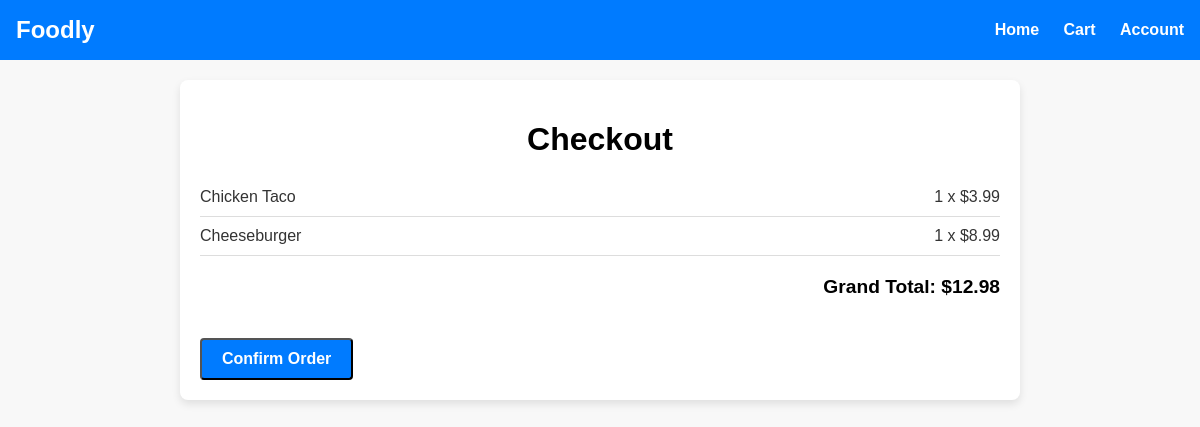
The page /checkout (signed in) on the database its author committed.
### tables this page shows
CREATE TABLE OrderItem (
    OrderItemID INTEGER PRIMARY KEY,
    OrderID INTEGER,
    MenuItemID INTEGER,
    Quantity INTEGER NOT NULL,
    ItemPrice DECIMAL(10, 2),
    TotalPrice DECIMAL(10, 2),
    FOREIGN KEY (OrderID) REFERENCES `Order`(OrderID),
    FOREIGN KEY (MenuItemID) REFERENCES MenuItem(MenuItemID)
);

CREATE TABLE MenuItem (
    MenuItemID INTEGER PRIMARY KEY,
    MenuID INTEGER,
    Name VARCHAR(100) NOT NULL,
    Description TEXT,
    Price DECIMAL(10, 2),
    AvailabilityStatus BOOLEAN DEFAULT TRUE,
    CreatedAt TIMESTAMP DEFAULT CURRENT_TIMESTAMP,
    UpdatedAt TIMESTAMP DEFAULT CURRENT_TIMESTAMP,
    FOREIGN KEY (MenuID) REFERENCES Menu(MenuID)
);

### app.py (the view)
@app.route('/checkout', methods=["GET", "POST"])
def checkout():
    if 'user_id' not in session:
        return redirect(url_for('login'))
    user_id = session['user_id']
    if request.method == "POST":
        return redirect(url_for('checkout_success'))
    cart_items = query_db("""
        SELECT MenuItem.Name, OrderItem.Quantity, OrderItem.TotalPrice
        FROM OrderItem
        JOIN MenuItem ON OrderItem.MenuItemID = MenuItem.MenuItemID
        JOIN `Order` ON OrderItem.OrderID = `Order`.OrderID
        WHERE `Order`.UserID = ? AND `Order`.OrderStatus = 'Placed'
    """, (user_id,))
    cart_total = sum(item['TotalPrice'] for item in cart_items)
    return render_template('checkout.html', cart_items=cart_items, cart_total=cart_total)

### app.py (called while the page is built)
def query_db(query, args=(), one=False):
    conn = sqlite3.connect(DB_PATH)
    conn.row_factory = sqlite3.Row
    cur = conn.cursor()
    cur.execute(query, args)
    rv = cur.fetchall()
    conn.commit()
    conn.close()
    return (rv[0] if rv else None) if one else rv

### templates/checkout.html (shortened to what this page needs)
<!DOCTYPE html>
<html lang="en">
<head>
    <link rel="stylesheet" href="{{ url_for('static', filename='styles.css') }}">
</head>
<body>
    <header>
        <div class="logo">Foodly</div>
        <nav>
            <a href="/">Home</a>
            <a href="/cart">Cart</a>
            <a href="/account">Account</a>
        </nav>
    </header>
    <main>
        <h1>Checkout</h1>
        <div>
            <ul>
                {% for item in cart_items %}
                <li class="cart-item">
                    <span>{{ item['Name'] }}</span>
                    <span>{{ item['Quantity'] }} x ${{ item['TotalPrice'] }}</span>
                </li>
                {% endfor %}
            </ul>
            <div class="cart-summary">
                <p><strong>Grand Total: ${{ cart_total }}</strong></p>
            </div>
            <form method="POST">
                <button class="checkout-btn" type="submit">Confirm Order</button>
            </form>
        </div>
    </main>
</body>
</html>

### static/styles.css (style rules this page uses)
body { font-family: Arial, sans-serif; margin: 0; padding: 0; background-color: #f8f8f8; }
header { background-color: #ff6347; color: white; padding: 1rem; text-align: center; }

### templates/checkout.html (style rules this page uses)
body { font-family: Arial, sans-serif; margin: 0; padding: 0; background-color: #f8f8f8; }
header { background-color: #007bff; color: white; padding: 1rem; display: flex; justify-content: space-between; align-items: center; }
header .logo { font-size: 1.5rem; font-weight: bold; }
header nav a { color: white; text-decoration: none; margin-left: 20px; font-weight: bold; }
main { max-width: 800px; margin: 20px auto; padding: 20px; background: white; border-radius: 8px; box-shadow: 0 4px 8px rgba(0, 0, 0, 0.1); }
h1 { font-size: 2rem; margin-bottom: 20px; text-align: center; }
ul { list-style: none; padding: 0; }
.cart-item { display: flex; justify-content: space-between; align-items: center; padding: 10px 0; border-bottom: 1px solid #ddd; }
.cart-item span { font-size: 1rem; color: #333; }
.cart-summary { text-align: right; margin-top: 20px; font-size: 1.2rem; font-weight: bold; }
.checkout-btn { display: inline-block; margin-top: 20px; padding: 10px 20px; background-color: #007bff; color: white; text-decoration: none; border-radius: 4px; font-size: 1rem; font-weight: bold; text-align: center; cursor: pointer; }

### rows shown on the page
OrderItem: Name "Chicken Taco", Quantity "1", TotalPrice "3.99"
OrderItem: Name "Cheeseburger", Quantity "1", TotalPrice "8.99"

### other values the page prints
{{ cart_total }} "12.98"
